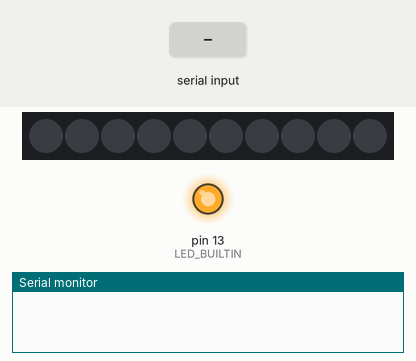
Simulated run of this sketch. Board: Arduino Uno, built with avr-gcc and run on an emulated ATmega328P. Parts: 10 RGB LEDs in strip order, left to right, output pins drawn as LEDs (lit = HIGH), the last lines printed to the serial monitor. Dashed ring = blinking. The test bench sets the inputs (shaded band).

Above: at 1.2 s.
1.3 s: "allon\n" received over Serial
At 2.8 s:
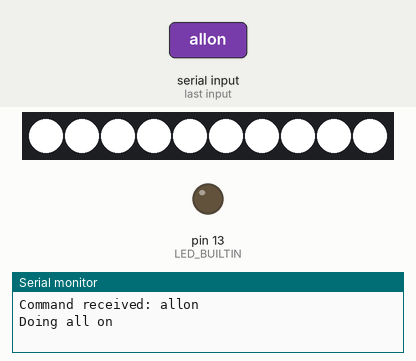
4.3 s: "alloff\n" received over Serial
At 6.1 s:
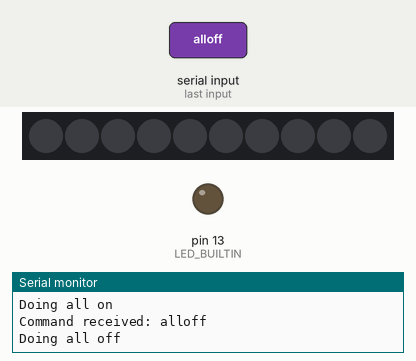
7.3 s: "on,1\n" received over Serial
At 8.7 s:
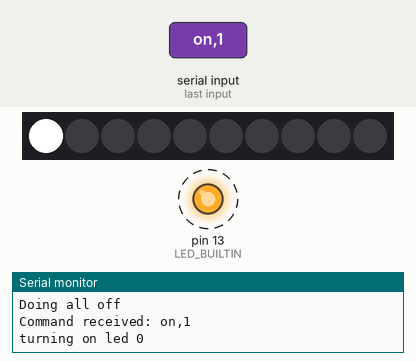
Timing chart, 0 to 16.3 s (numbered marks = the images above; inputs shaded):
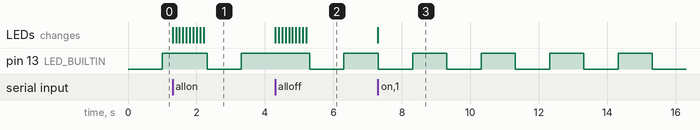

The sketch:

LightController.ino
```cpp
// Prototype for LED light controller
// edition: Raspberry Pi Pico v1 Genuine using Arduino SDK
// Using the genuine pico as it supports 5V pinouts, which for the LED thingies I have
// works better than the 3.3V XIAO RP2040 board.
// requires the Pico MBed board support be installed in the Arduino IDE board manager -- FastLED
// won't work on the MBED-less arduino board setup.
// Requires FastLED library


#include <FastLED.h>

// The job here is to take "lighting commands" and ... make the lights connected to the device illuminate accordingly.

// What would a command vocabulary look like?
/*

A selector of "effects over time" options, and the parameters for each of those.

transition to <current state> to RGBW over N ms, repeat M times.  M = -1 == repeat forever. Step function is an enum: linear, logarhythmic, random(?), accelerated (with an acceleration factor)
  Immediate OFF would look like 0,0,0,0 over 0ms, no repeat (M = 0)

flicker
glow in out repeat
glow up repeat
flash

The upstream automator that is authoring the effect command is responsible for
- determining the scene
- determining the addressed pixels
- scaling the intensity based on factors such as time-of-day

Defer this until you have a better understanding of what FastLED has to offer, which
includes concepts like pallettes, global brightness and such.

*/

// The rate at which we emit serial data depends on the wire and the board, so parameterize it.
const unsigned DEBUG_BIT_RATE = 115200;
static char debugLineBuf[132];


#define NUM_LEDS 10
#define DATA_PIN 16

static CRGB leds[NUM_LEDS];


void setup() {
  Serial.begin(DEBUG_BIT_RATE);
  pinMode(LED_BUILTIN, OUTPUT);

  pinMode(DATA_PIN, OUTPUT);
  FastLED.addLeds<WS2813, DATA_PIN, GRB>(leds, NUM_LEDS);
}


void incrementalOn()
{
  for (int i = 0; i < NUM_LEDS; ++i)
  {
    leds[i] = CRGB::White;
    FastLED.show();
    delay(100);
  }
}

void incrementalOff()
{
  for (int i = 0; i < NUM_LEDS; ++i)
  {
    // Now turn the LED off, then pause
    leds[i] = CRGB::Black;
    FastLED.show();
    delay(100);
  }
}

// Implement a simple command interpreter

// null if nothing available, else the contents of the serial buffer.


const byte numChars = 65;
char receivedChars[numChars];   // an array to store the received data

static boolean newData = false;


void recvWithEndMarker() {
    static byte ndx = 0;
    static char endMarker = '\n';
    char rc;

    while (Serial.available() > 0 && newData == false) {
        rc = Serial.read();

        if (rc != endMarker) {
            receivedChars[ndx] = rc;
            ndx++;
            if (ndx >= numChars) {
                ndx = numChars - 1;
            }
        }
        else if (-1 == rc)
        {
          // something is fishy, as there is nothing in the read buffer after available claimed there was...
          Serial.println("fishiness!");
          continue;
        }
        else {
            receivedChars[ndx] = '\0'; // terminate the string
            ndx = 0;
            newData = true;
        }
    }
}

void showNewData() {
    if (newData == true) {
        Serial.print("This just in ... ");
        Serial.println(receivedChars);
        newData = false;
    }
}


// non-blocking heartbeat
void toggleBuiltinLED()
{
  static int lastLEDLevel = LOW;
  static uint32_t millisSinceLastCall = 0;
  uint32_t now = millis();
  if (now - millisSinceLastCall > 1000)
  {
    lastLEDLevel =(lastLEDLevel == HIGH) ? LOW : HIGH;
    digitalWrite(LED_BUILTIN, lastLEDLevel);
    millisSinceLastCall = now;
  }
}


int firstParam(char* command)
{
  int result = 0;
  char* remainder = command;
  char* token = strtok_r(command, " ", &remainder);

  if (token)
  {
    // look for the next (the second) token -- this is the first parameter to the command
    token = strtok_r(remainder, " ", &remainder);
    if (token)
    {
      result = atoi(token);
    }
  }

  return result;
}


void serviceCommandLoop()
{
  recvWithEndMarker();
  if (!newData)
  {
    return;
  }

  Serial.print("Command received: ");
  Serial.println(receivedChars);
  newData = false;

  if (strcmp(receivedChars, "alloff") == 0)
  {
    Serial.println("Doing all off");
    incrementalOff();
  }
  else if (strcmp(receivedChars, "allon") == 0)
  {
    Serial.println("Doing all on");
    incrementalOn();
  }
  else if (strncmp(receivedChars, "on", 2) == 0)
  {
    int led = firstParam(receivedChars);
    Serial.print("turning on led "); Serial.println(led);
    leds[led] = CRGB::White;

  }
  else if (strncmp(receivedChars, "off", 3) == 0)
  {
    int led = firstParam(receivedChars);
    Serial.print("turning off led "); Serial.println(led);
    leds[led] = CRGB::Black;
  }
  else
  {
    Serial.println("no comprendo.");
    return;
  }
  FastLED.show();
}


static uint32_t loopCount = 0;
void loop()
{
  loopCount++;
 // Serial.print("loopCount "); Serial.println(loopCount);

  toggleBuiltinLED();
  serviceCommandLoop();
}
```

Measured:
- after the input at 1.3 s, the LEDs: first change at once (image 1 shows a later state)
- after the input at 4.3 s, the LEDs: first change at once (image 2 shows a later state)
- after the input at 7.3 s, the LEDs: change at once (image 3)
- by itself, pin 13 (LED_BUILTIN): alternates HIGH for 1.0 s and LOW for 1.0 s
